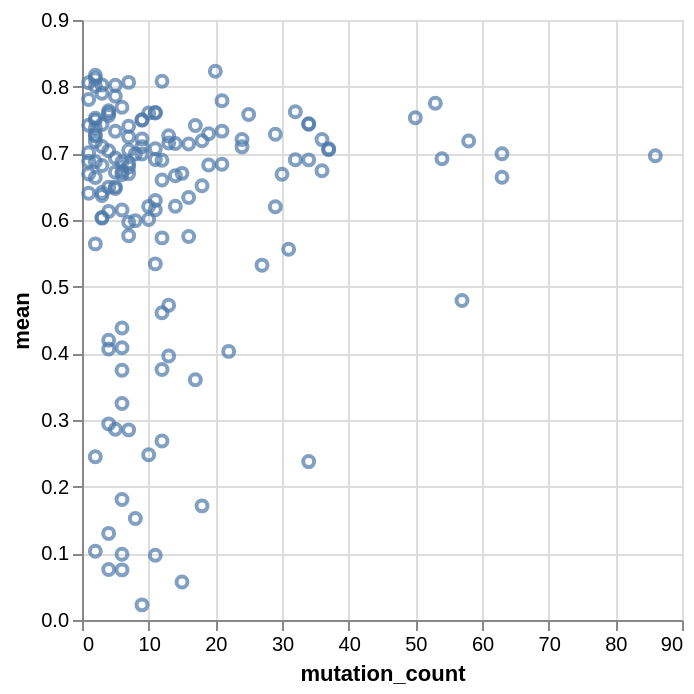

Notebook code cell kept with this figure:
### Code cell
import altair as alt

alt.Chart(merge_corr).transform_calculate(
).mark_point().encode(
    x='mutation_count',
    y='mean',
    #color=alt.Color('Gen_names', scale=alt.Scale(scheme='category20')),
    tooltip=['Gene']
)

### Figure 1 — Vega-Lite specification as saved in the notebook (floating-point values rounded to 4 significant figures; data arrays with more than 128 entries replaced by an {"elided": "..."} marker saying what was removed)
{"config": {"view": {"continuousWidth": 300, "continuousHeight": 300}}, "data": {"name": "data-41731cab872e690dc235bd15649bf882"}, "mark": {"type": "point"}, "encoding": {"tooltip": [{"field": "Gene", "type": "nominal"}], "x": {"field": "mutation_count", "type": "quantitative"}, "y": {"field": "mean", "type": "quantitative"}}, "$schema": "https://vega.github.io/schema/vega-lite/v5.16.3.json", "datasets": {"data-41731cab872e690dc235bd15649bf882": {"elided": "149 records"}}}
